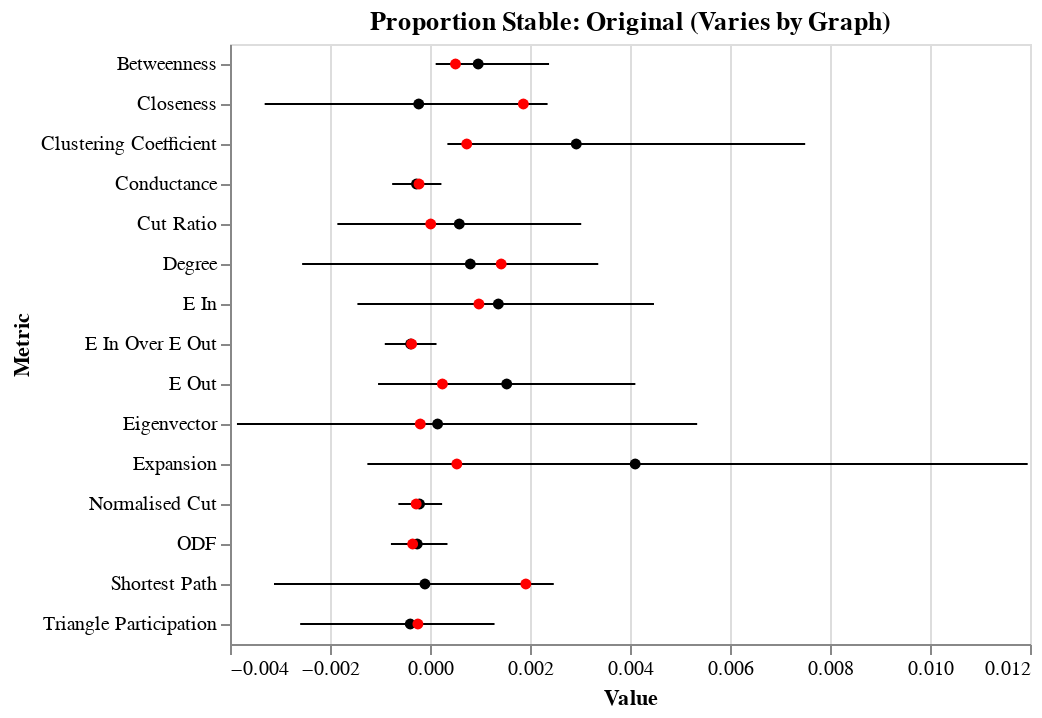
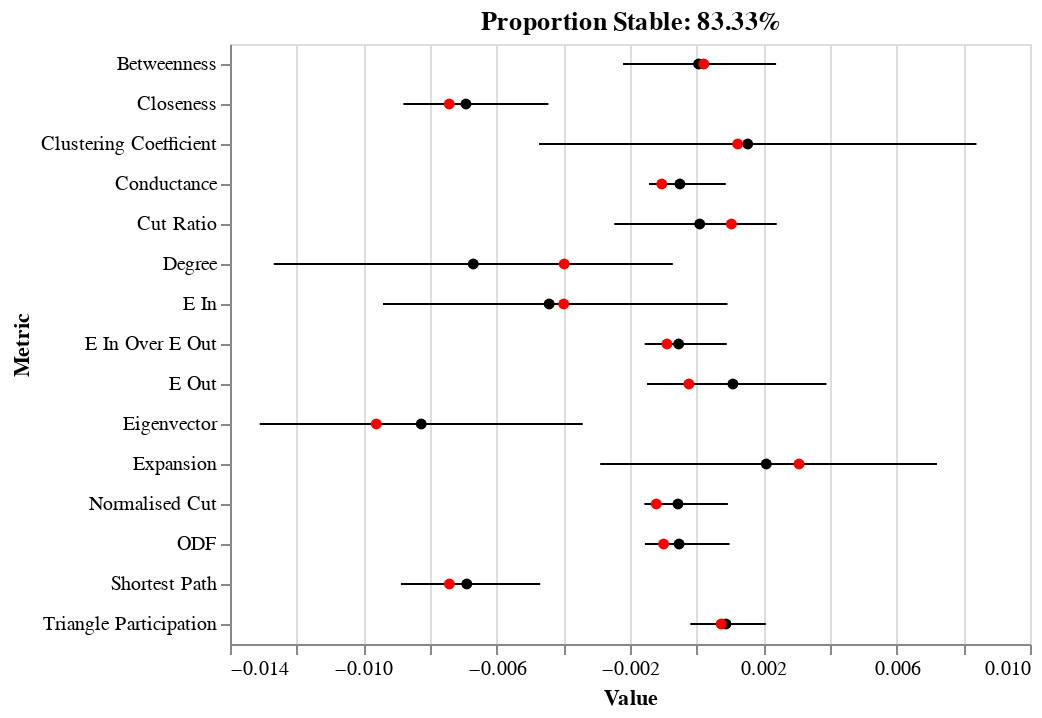
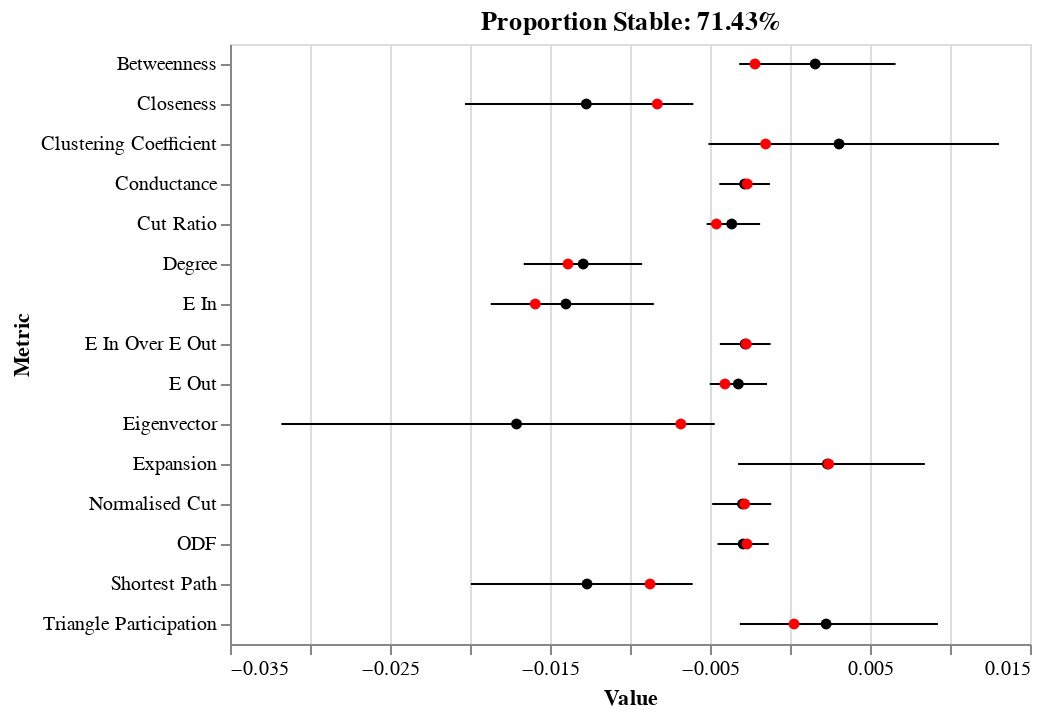
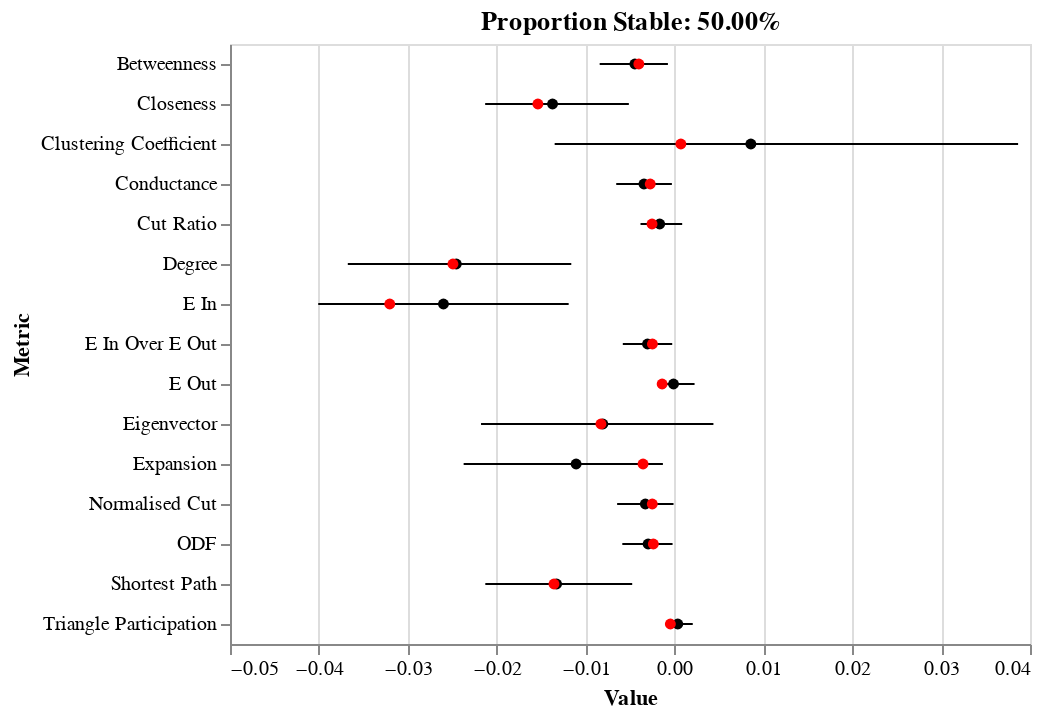

Notebook cell for these charts, in order:
### Markdown cell above
I'm going to show results from randomly undersampling the majority class at 3 different levels, as well as the original results (i.e. no undersampling). 

At this point, I just chose one set of experiments to rerun at different undersampling levels - the Infomap algorithm on mu 0.2 graphs (since there was a significant class imbalance for these experiments). There are 5 mu 0.2 graphs, corresponding to 5 experiments. I then show the plots of mean (black), median (red) and confidence intervals for each feature based on these 5 experiments.

The plot titles indicate the proportion of the data which are stable nodes (corresponding to the amount of undersampling). I also printed the mean train accuracy for each of the 5 experiments under each plot.

### Code cell
for us in ['', '_undersample_0_2', '_undersample_0_4', '_undersample_1_0']:
    mu_feature_importances = {'Metric': [], 'Value': []}
    props = []
    accuracy = []
    balanced_accuracy = []
    for graph in [1, 2, 3, 4, 5]:
        with open('Community_Data/Infomap/Results/mu_0_2/graph_0{0}{1}/results'.format(graph, us), 'rb') as f:
            results = pickle.load(f)
        props.append(results['Stable Nodes']*100/(results['Stable Nodes'] + results['Unstable Nodes']))
        accuracy.append(np.mean(results['Accuracy Scores']))
        balanced_accuracy.append(np.mean(results['Balanced Accuracy Scores']))
        perm_importances = results['Feature Importances']
        for feat, val in perm_importances.items():
            mu_feature_importances['Metric'].append(feat)
            mu_feature_importances['Value'].append(val)
    mu_feature_importances = pd.DataFrame(data=mu_feature_importances)
    error_bars = alt.Chart(mu_feature_importances).mark_errorbar(extent='ci').encode(
      x=alt.X('Value:Q', scale=alt.Scale(zero=False)),
      y=alt.Y('Metric:N')
    )


    mean_points = alt.Chart(mu_feature_importances).mark_point(filled=True, color='black').encode(
      x=alt.X('Value:Q', aggregate='mean'),
      y=alt.Y('Metric:N'),
    )

    median_points = alt.Chart(mu_feature_importances).mark_point(filled=True, color='red').encode(
      x=alt.X('Value:Q', aggregate='median'),
      y=alt.Y('Metric:N'),
    )

    if us == '':
        stab = 'Original (Varies by Graph)'
    else:
        stab = '{0:.2f}%'.format(props[0])
    
    final_plot = (error_bars + mean_points + median_points).properties(
        title=('Proportion Stable: ' + stab)
    )

    final_plot.display()
    
    print('Random forest accuracy for each graph:', accuracy)
    print('Random forest balanced accuracy for each graph:', balanced_accuracy)

### Figure 1 — Vega-Lite specification as saved in the notebook (floating-point values rounded to 4 significant figures)
{"config": {"view": {"continuousWidth": 400, "continuousHeight": 300}}, "layer": [{"mark": {"type": "errorbar", "extent": "ci"}, "encoding": {"x": {"type": "quantitative", "field": "Value", "scale": {"zero": false}}, "y": {"type": "nominal", "field": "Metric"}}}, {"mark": {"type": "point", "color": "black", "filled": true}, "encoding": {"x": {"type": "quantitative", "aggregate": "mean", "field": "Value"}, "y": {"type": "nominal", "field": "Metric"}}}, {"mark": {"type": "point", "color": "red", "filled": true}, "encoding": {"x": {"type": "quantitative", "aggregate": "median", "field": "Value"}, "y": {"type": "nominal", "field": "Metric"}}}], "data": {"name": "data-06ded53544a1d216f036aebc51fbbb7c"}, "title": "Proportion Stable: Original (Varies by Graph)", "$schema": "https://vega.github.io/schema/vega-lite/v4.0.2.json", "datasets": {"data-06ded53544a1d216f036aebc51fbbb7c": [{"Metric": "Degree", "Value": -0.00537}, {"Metric": "Clustering Coefficient", "Value": -0.000108}, {"Metric": "Betweenness", "Value": 0.003737}, {"Metric": "Closeness", "Value": -0.005329}, {"Metric": "Shortest Path", "Value": -0.005106}, {"Metric": "Eigenvector", "Value": -0.006205}, {"Metric": "E In", "Value": -0.003099}, {"Metric": "E Out", "Value": -0.002791}, {"Metric": "E In Over E Out", "Value": -0.001158}, {"Metric": "ODF", "Value": -0.00111}, {"Metric": "Expansion", "Value": -0.003214}, {"Metric": "Cut Ratio", "Value": -0.003029}, {"Metric": "Conductance", "Value": -0.001093}, {"Metric": "Normalised Cut", "Value": -0.000901}, {"Metric": "Triangle Participation", "Value": -0.000242}, {"Metric": "Degree", "Value": 0.002053}, {"Metric": "Clustering Coefficient", "Value": 0.000735}, {"Metric": "Betweenness", "Value": 0.000543}, {"Metric": "Closeness", "Value": -0.002797}, {"Metric": "Shortest Path", "Value": -0.002546}, {"Metric": "Eigenvector", "Value": -0.00335}, {"Metric": "E In", "Value": 0.000672}, {"Metric": "E Out", "Value": 7.2e-05}, {"Metric": "E In Over E Out", "Value": -0.000837}, {"Metric": "ODF", "Value": -0.000347}, {"Metric": "Expansion", "Value": -0.000909}, {"Metric": "Cut Ratio", "Value": -0.00161}, {"Metric": "Conductance", "Value": -0.000219}, {"Metric": "Normalised Cut", "Value": -0.000278}, {"Metric": "Triangle Participation", "Value": -0.004628}, {"Metric": "Degree", "Value": 0.001271}, {"Metric": "Clustering Coefficient", "Value": 0.001634}, {"Metric": "Betweenness", "Value": 0.000184}, {"Metric": "Closeness", "Value": 0.002251}, {"Metric": "Shortest Path", "Value": 0.002264}, {"Metric": "Eigenvector", "Value": 0.01009}, {"Metric": "E In", "Value": 0.000978}, {"Metric": "E Out", "Value": 0.000248}, {"Metric": "E In Over E Out", "Value": -0.00021}, {"Metric": "ODF", "Value": -0.00023}, {"Metric": "Expansion", "Value": 0.004666}, {"Metric": "Cut Ratio", "Value": 1.4e-05}, {"Metric": "Conductance", "Value": -0.000197}, {"Metric": "Normalised Cut", "Value": -0.000182}, {"Metric": "Triangle Participation", "Value": 0.001994}, {"Metric": "Degree", "Value": 0.001424}, {"Metric": "Clustering Coefficient", "Value": 0.00061}, {"Metric": "Betweenness", "Value": 0.00051}, {"Metric": "Closeness", "Value": 0.001867}, {"Metric": "Shortest Path", "Value": 0.001917}, {"Metric": "Eigenvector", "Value": 0.000422}, {"Metric": "E In", "Value": 0.001366}, {"Metric": "E Out", "Value": 0.00364}, {"Metric": "E In Over E Out", "Value": 0.00064}, {"Metric": "ODF", "Value": 0.000814}, {"Metric": "Expansion", "Value": 0.000537}, {"Metric": "Cut Ratio", "Value": 0.00329}, {"Metric": "Conductance", "Value": 0.000592}, {"Metric": "Normalised Cut", "Value": 0.000589}, {"Metric": "Triangle Participation", "Value": -0.000452}, {"Metric": "Degree", "Value": 0.004655}, {"Metric": "Clustering Coefficient", "Value": 0.01176}, {"Metric": "Betweenness", "Value": -0.000155}, {"Metric": "Closeness", "Value": 0.002882}, {"Metric": "Shortest Path", "Value": 0.002966}, {"Metric": "Eigenvector", "Value": -0.000194}, {"Metric": "E In", "Value": 0.006916}, {"Metric": "E Out", "Value": 0.006504}, {"Metric": "E In Over E Out", "Value": -0.000368}, {"Metric": "ODF", "Value": -0.000406}, {"Metric": "Expansion", "Value": 0.01944}, {"Metric": "Cut Ratio", "Value": 0.004264}, {"Metric": "Conductance", "Value": -0.000438}, {"Metric": "Normalised Cut", "Value": -0.000277}, {"Metric": "Triangle Participation", "Value": 0.001354}]}}

### Figure 2 — Vega-Lite specification as saved in the notebook (floating-point values rounded to 4 significant figures)
{"config": {"view": {"continuousWidth": 400, "continuousHeight": 300}}, "layer": [{"mark": {"type": "errorbar", "extent": "ci"}, "encoding": {"x": {"type": "quantitative", "field": "Value", "scale": {"zero": false}}, "y": {"type": "nominal", "field": "Metric"}}}, {"mark": {"type": "point", "color": "black", "filled": true}, "encoding": {"x": {"type": "quantitative", "aggregate": "mean", "field": "Value"}, "y": {"type": "nominal", "field": "Metric"}}}, {"mark": {"type": "point", "color": "red", "filled": true}, "encoding": {"x": {"type": "quantitative", "aggregate": "median", "field": "Value"}, "y": {"type": "nominal", "field": "Metric"}}}], "data": {"name": "data-59ff15a2495244872e9f95c62497f786"}, "title": "Proportion Stable: 83.33%", "$schema": "https://vega.github.io/schema/vega-lite/v4.0.2.json", "datasets": {"data-59ff15a2495244872e9f95c62497f786": [{"Metric": "Degree", "Value": -0.01447}, {"Metric": "Clustering Coefficient", "Value": 0.001232}, {"Metric": "Betweenness", "Value": 0.001191}, {"Metric": "Closeness", "Value": -0.01026}, {"Metric": "Shortest Path", "Value": -0.01001}, {"Metric": "Eigenvector", "Value": -0.01172}, {"Metric": "E In", "Value": -0.003988}, {"Metric": "E Out", "Value": -0.001976}, {"Metric": "E In Over E Out", "Value": 0.002249}, {"Metric": "ODF", "Value": 0.002485}, {"Metric": "Expansion", "Value": 0.006647}, {"Metric": "Cut Ratio", "Value": -0.004778}, {"Metric": "Conductance", "Value": 0.002276}, {"Metric": "Normalised Cut", "Value": 0.002407}, {"Metric": "Triangle Participation", "Value": 0.001788}, {"Metric": "Degree", "Value": -0.00122}, {"Metric": "Clustering Coefficient", "Value": 0.01435}, {"Metric": "Betweenness", "Value": 0.004509}, {"Metric": "Closeness", "Value": -0.007422}, {"Metric": "Shortest Path", "Value": -0.007417}, {"Metric": "Eigenvector", "Value": -0.009611}, {"Metric": "E In", "Value": 0.000291}, {"Metric": "E Out", "Value": 0.005908}, {"Metric": "E In Over E Out", "Value": -0.000611}, {"Metric": "ODF", "Value": -0.000782}, {"Metric": "Expansion", "Value": 0.003071}, {"Metric": "Cut Ratio", "Value": 0.002219}, {"Metric": "Conductance", "Value": -0.000804}, {"Metric": "Normalised Cut", "Value": -0.000682}, {"Metric": "Triangle Participation", "Value": -0.000839}, {"Metric": "Degree", "Value": -0.003973}, {"Metric": "Clustering Coefficient", "Value": -0.006264}, {"Metric": "Betweenness", "Value": 0.000215}, {"Metric": "Closeness", "Value": -0.008023}, {"Metric": "Shortest Path", "Value": -0.007875}, {"Metric": "Eigenvector", "Value": -0.01624}, {"Metric": "E In", "Value": -0.01059}, {"Metric": "E Out", "Value": -0.000233}, {"Metric": "E In Over E Out", "Value": -0.000891}, {"Metric": "ODF", "Value": -0.000991}, {"Metric": "Expansion", "Value": -0.001113}, {"Metric": "Cut Ratio", "Value": 0.001042}, {"Metric": "Conductance", "Value": -0.001047}, {"Metric": "Normalised Cut", "Value": -0.001211}, {"Metric": "Triangle Participation", "Value": 0.000735}, {"Metric": "Degree", "Value": -0.01526}, {"Metric": "Clustering Coefficient", "Value": -0.006084}, {"Metric": "Betweenness", "Value": -0.002819}, {"Metric": "Closeness", "Value": -0.006431}, {"Metric": "Shortest Path", "Value": -0.006451}, {"Metric": "Eigenvector", "Value": -0.002539}, {"Metric": "E In", "Value": -0.0113}, {"Metric": "E Out", "Value": -0.001627}, {"Metric": "E In Over E Out", "Value": -0.001613}, {"Metric": "ODF", "Value": -0.001534}, {"Metric": "Expansion", "Value": -0.007597}, {"Metric": "Cut Ratio", "Value": -0.001879}, {"Metric": "Conductance", "Value": -0.001234}, {"Metric": "Normalised Cut", "Value": -0.001464}, {"Metric": "Triangle Participation", "Value": -0.000219}, {"Metric": "Degree", "Value": 0.001419}, {"Metric": "Clustering Coefficient", "Value": 0.00442}, {"Metric": "Betweenness", "Value": -0.002805}, {"Metric": "Closeness", "Value": -0.002469}, {"Metric": "Shortest Path", "Value": -0.002726}, {"Metric": "Eigenvector", "Value": -0.001199}, {"Metric": "E In", "Value": 0.003461}, {"Metric": "E Out", "Value": 0.003363}, {"Metric": "E In Over E Out", "Value": -0.00184}, {"Metric": "ODF", "Value": -0.001817}, {"Metric": "Expansion", "Value": 0.009435}, {"Metric": "Cut Ratio", "Value": 0.003854}, {"Metric": "Conductance", "Value": -0.001704}, {"Metric": "Normalised Cut", "Value": -0.001851}, {"Metric": "Triangle Participation", "Value": 0.002933}]}}

### Figure 3 — Vega-Lite specification as saved in the notebook (floating-point values rounded to 4 significant figures)
{"config": {"view": {"continuousWidth": 400, "continuousHeight": 300}}, "layer": [{"mark": {"type": "errorbar", "extent": "ci"}, "encoding": {"x": {"type": "quantitative", "field": "Value", "scale": {"zero": false}}, "y": {"type": "nominal", "field": "Metric"}}}, {"mark": {"type": "point", "color": "black", "filled": true}, "encoding": {"x": {"type": "quantitative", "aggregate": "mean", "field": "Value"}, "y": {"type": "nominal", "field": "Metric"}}}, {"mark": {"type": "point", "color": "red", "filled": true}, "encoding": {"x": {"type": "quantitative", "aggregate": "median", "field": "Value"}, "y": {"type": "nominal", "field": "Metric"}}}], "data": {"name": "data-f9b39aa04a6e67ef0ec739d7f68fa5aa"}, "title": "Proportion Stable: 71.43%", "$schema": "https://vega.github.io/schema/vega-lite/v4.0.2.json", "datasets": {"data-f9b39aa04a6e67ef0ec739d7f68fa5aa": [{"Metric": "Degree", "Value": -0.00813}, {"Metric": "Clustering Coefficient", "Value": -0.005524}, {"Metric": "Betweenness", "Value": 0.004121}, {"Metric": "Closeness", "Value": -0.02616}, {"Metric": "Shortest Path", "Value": -0.0256}, {"Metric": "Eigenvector", "Value": -0.04146}, {"Metric": "E In", "Value": -0.01015}, {"Metric": "E Out", "Value": -0.005306}, {"Metric": "E In Over E Out", "Value": -0.004354}, {"Metric": "ODF", "Value": -0.004205}, {"Metric": "Expansion", "Value": 0.004613}, {"Metric": "Cut Ratio", "Value": -0.00567}, {"Metric": "Conductance", "Value": -0.004}, {"Metric": "Normalised Cut", "Value": -0.003713}, {"Metric": "Triangle Participation", "Value": 0.01536}, {"Metric": "Degree", "Value": -0.01634}, {"Metric": "Clustering Coefficient", "Value": 0.02101}, {"Metric": "Betweenness", "Value": -0.003659}, {"Metric": "Closeness", "Value": -0.008297}, {"Metric": "Shortest Path", "Value": -0.008747}, {"Metric": "Eigenvector", "Value": -0.006821}, {"Metric": "E In", "Value": -0.01592}, {"Metric": "E Out", "Value": -0.004065}, {"Metric": "E In Over E Out", "Value": -0.005249}, {"Metric": "ODF", "Value": -0.005776}, {"Metric": "Expansion", "Value": -0.007017}, {"Metric": "Cut Ratio", "Value": -0.004599}, {"Metric": "Conductance", "Value": -0.005713}, {"Metric": "Normalised Cut", "Value": -0.006444}, {"Metric": "Triangle Participation", "Value": -0.005873}, {"Metric": "Degree", "Value": -0.01834}, {"Metric": "Clustering Coefficient", "Value": -0.001522}, {"Metric": "Betweenness", "Value": 0.01279}, {"Metric": "Closeness", "Value": -0.01822}, {"Metric": "Shortest Path", "Value": -0.01824}, {"Metric": "Eigenvector", "Value": -0.02938}, {"Metric": "E In", "Value": -0.02189}, {"Metric": "E Out", "Value": -0.005205}, {"Metric": "E In Over E Out", "Value": -0.001162}, {"Metric": "ODF", "Value": -0.000943}, {"Metric": "Expansion", "Value": 0.002416}, {"Metric": "Cut Ratio", "Value": -0.0049}, {"Metric": "Conductance", "Value": -0.00053}, {"Metric": "Normalised Cut", "Value": -0.000597}, {"Metric": "Triangle Participation", "Value": 0.000253}, {"Metric": "Degree", "Value": -0.01387}, {"Metric": "Clustering Coefficient", "Value": -0.006451}, {"Metric": "Betweenness", "Value": -0.002187}, {"Metric": "Closeness", "Value": -0.006142}, {"Metric": "Shortest Path", "Value": -0.006192}, {"Metric": "Eigenvector", "Value": -0.004704}, {"Metric": "E In", "Value": -0.0169}, {"Metric": "E Out", "Value": -0.000249}, {"Metric": "E In Over E Out", "Value": -0.000512}, {"Metric": "ODF", "Value": -0.001027}, {"Metric": "Expansion", "Value": -0.001245}, {"Metric": "Cut Ratio", "Value": -0.00031}, {"Metric": "Conductance", "Value": -0.001271}, {"Metric": "Normalised Cut", "Value": -0.001252}, {"Metric": "Triangle Participation", "Value": -0.000128}, {"Metric": "Degree", "Value": -0.007942}, {"Metric": "Clustering Coefficient", "Value": 0.007804}, {"Metric": "Betweenness", "Value": -0.003179}, {"Metric": "Closeness", "Value": -0.004822}, {"Metric": "Shortest Path", "Value": -0.004641}, {"Metric": "Eigenvector", "Value": -0.003102}, {"Metric": "E In", "Value": -0.005165}, {"Metric": "E Out", "Value": -0.001315}, {"Metric": "E In Over E Out", "Value": -0.00273}, {"Metric": "ODF", "Value": -0.00269}, {"Metric": "Expansion", "Value": 0.01292}, {"Metric": "Cut Ratio", "Value": -0.002729}, {"Metric": "Conductance", "Value": -0.002669}, {"Metric": "Normalised Cut", "Value": -0.002834}, {"Metric": "Triangle Participation", "Value": 0.001677}]}}

### Figure 4 — Vega-Lite specification as saved in the notebook (floating-point values rounded to 4 significant figures)
{"config": {"view": {"continuousWidth": 400, "continuousHeight": 300}}, "layer": [{"mark": {"type": "errorbar", "extent": "ci"}, "encoding": {"x": {"type": "quantitative", "field": "Value", "scale": {"zero": false}}, "y": {"type": "nominal", "field": "Metric"}}}, {"mark": {"type": "point", "color": "black", "filled": true}, "encoding": {"x": {"type": "quantitative", "aggregate": "mean", "field": "Value"}, "y": {"type": "nominal", "field": "Metric"}}}, {"mark": {"type": "point", "color": "red", "filled": true}, "encoding": {"x": {"type": "quantitative", "aggregate": "median", "field": "Value"}, "y": {"type": "nominal", "field": "Metric"}}}], "data": {"name": "data-b592ba9f3e715bee696f6d55acabfd15"}, "title": "Proportion Stable: 50.00%", "$schema": "https://vega.github.io/schema/vega-lite/v4.0.2.json", "datasets": {"data-b592ba9f3e715bee696f6d55acabfd15": [{"Metric": "Degree", "Value": -0.04152}, {"Metric": "Clustering Coefficient", "Value": -0.00033}, {"Metric": "Betweenness", "Value": -0.01233}, {"Metric": "Closeness", "Value": -0.01536}, {"Metric": "Shortest Path", "Value": -0.01355}, {"Metric": "Eigenvector", "Value": 3.7e-05}, {"Metric": "E In", "Value": -0.03203}, {"Metric": "E Out", "Value": -0.001771}, {"Metric": "E In Over E Out", "Value": 0.00033}, {"Metric": "ODF", "Value": 0.000161}, {"Metric": "Expansion", "Value": -0.003532}, {"Metric": "Cut Ratio", "Value": -0.002521}, {"Metric": "Conductance", "Value": 0.000343}, {"Metric": "Normalised Cut", "Value": 0.000109}, {"Metric": "Triangle Participation", "Value": 0.003177}, {"Metric": "Degree", "Value": -0.003476}, {"Metric": "Clustering Coefficient", "Value": 0.0638}, {"Metric": "Betweenness", "Value": 0.001116}, {"Metric": "Closeness", "Value": 0.003193}, {"Metric": "Shortest Path", "Value": 0.0035}, {"Metric": "Eigenvector", "Value": 0.01431}, {"Metric": "E In", "Value": -0.005221}, {"Metric": "E Out", "Value": 0.004345}, {"Metric": "E In Over E Out", "Value": 0.00028}, {"Metric": "ODF", "Value": 0.000498}, {"Metric": "Expansion", "Value": 0.001333}, {"Metric": "Cut Ratio", "Value": 0.003683}, {"Metric": "Conductance", "Value": 0.000249}, {"Metric": "Normalised Cut", "Value": 0.000878}, {"Metric": "Triangle Participation", "Value": -0.000459}, {"Metric": "Degree", "Value": -0.0397}, {"Metric": "Clustering Coefficient", "Value": 0.000722}, {"Metric": "Betweenness", "Value": -0.004004}, {"Metric": "Closeness", "Value": -0.02503}, {"Metric": "Shortest Path", "Value": -0.02507}, {"Metric": "Eigenvector", "Value": -0.03352}, {"Metric": "E In", "Value": -0.04918}, {"Metric": "E Out", "Value": -0.001384}, {"Metric": "E In Over E Out", "Value": -0.002476}, {"Metric": "ODF", "Value": -0.002374}, {"Metric": "Expansion", "Value": -0.03432}, {"Metric": "Cut Ratio", "Value": -0.004178}, {"Metric": "Conductance", "Value": -0.002722}, {"Metric": "Normalised Cut", "Value": -0.002494}, {"Metric": "Triangle Participation", "Value": -0.000554}, {"Metric": "Degree", "Value": -0.01308}, {"Metric": "Clustering Coefficient", "Value": -0.02344}, {"Metric": "Betweenness", "Value": -0.00251}, {"Metric": "Closeness", "Value": -0.01068}, {"Metric": "Shortest Path", "Value": -0.01047}, {"Metric": "Eigenvector", "Value": -0.00827}, {"Metric": "E In", "Value": -0.03499}, {"Metric": "E Out", "Value": -0.002001}, {"Metric": "E In Over E Out", "Value": -0.007623}, {"Metric": "ODF", "Value": -0.007456}, {"Metric": "Expansion", "Value": -0.01664}, {"Metric": "Cut Ratio", "Value": -0.001179}, {"Metric": "Conductance", "Value": -0.007908}, {"Metric": "Normalised Cut", "Value": -0.008091}, {"Metric": "Triangle Participation", "Value": -0.001616}, {"Metric": "Degree", "Value": -0.02492}, {"Metric": "Clustering Coefficient", "Value": 0.002228}, {"Metric": "Betweenness", "Value": -0.004515}, {"Metric": "Closeness", "Value": -0.0207}, {"Metric": "Shortest Path", "Value": -0.02071}, {"Metric": "Eigenvector", "Value": -0.01284}, {"Metric": "E In", "Value": -0.008515}, {"Metric": "E Out", "Value": 0.000284}, {"Metric": "E In Over E Out", "Value": -0.005663}, {"Metric": "ODF", "Value": -0.005639}, {"Metric": "Expansion", "Value": -0.002137}, {"Metric": "Cut Ratio", "Value": -0.004104}, {"Metric": "Conductance", "Value": -0.007102}, {"Metric": "Normalised Cut", "Value": -0.00678}, {"Metric": "Triangle Participation", "Value": 0.00132}]}}
